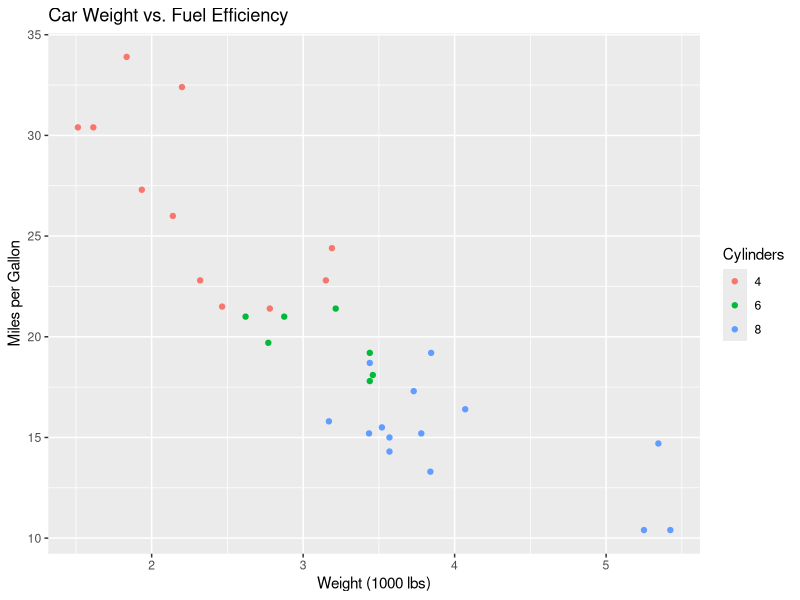

Reproduce this figure in R.
## ---- chunk 1
knitr::opts_chunk$set(echo = TRUE)
## ---- chunk 2

install.packages("ggplot2")
library(ggplot2)
ggplot(data = mtcars) + 
  geom_point(mapping = aes(x = wt, y = mpg, color = as.factor(cyl))) +
  labs(title = "Car Weight vs. Fuel Efficiency",
       x = "Weight (1000 lbs)",
       y = "Miles per Gallon",
       color = "Cylinders")
